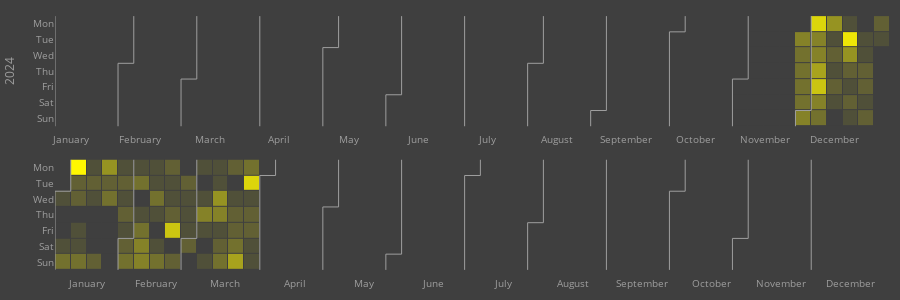

The code cell stored with this chart in its notebook:
### Code cell
custom_colorscale = [
    [0, "#3f3f3f"],  # スケールの最小値に対応する色
    [1, "#fff700"],       # 中間値に対応する色
]

# タイルプロット
fig = calplot(df, x="date", y="value",
              colorscale=custom_colorscale)
fig.update_layout({"yaxis": {"title": "2024"},
                  "plot_bgcolor": "#3f3f3f",
                  "paper_bgcolor": "#3f3f3f"})
fig.update_layout(margin=dict(l=10, r=10, t=10, b=10))
fig.write_html("html_figures/personal.html")
fig

### Figure 1 — Plotly figure (JSON) as saved in the notebook; plotly's stock layout.template omitted (floating-point values rounded to 4 significant figures; data arrays with more than 128 entries replaced by an {"elided": "..."} marker saying what was removed)
{"data": [{"colorscale": [[0, "#3f3f3f"], [1, "#fff700"]], "customdata": {"elided": "366x2 str values"}, "hovertemplate": "%{customdata[0]} <br>Week=%{x} <br>%{customdata[1]}=%{z}", "name": "2024", "showscale": false, "type": "heatmap", "x": {"elided": "366 int values"}, "xaxis": "x", "xgap": 1, "y": {"elided": "366 int values"}, "yaxis": "y", "ygap": 1, "z": {"elided": "366 int values"}, "zmax": 11, "zmin": 0}, {"hoverinfo": "skip", "line": {"color": "#9e9e9e", "width": 1}, "mode": "lines", "type": "scatter", "x": [0.5, 0.5], "xaxis": "x", "y": [-0.5, 6.5], "yaxis": "y"}, {"hoverinfo": "skip", "line": {"color": "#9e9e9e", "width": 1}, "mode": "lines", "type": "scatter", "x": [4.5, 4.5], "xaxis": "x", "y": [2.5, 6.5], "yaxis": "y"}, {"hoverinfo": "skip", "line": {"color": "#9e9e9e", "width": 1}, "mode": "lines", "type": "scatter", "x": [4.5, 5.5], "xaxis": "x", "y": [2.5, 2.5], "yaxis": "y"}, {"hoverinfo": "skip", "line": {"color": "#9e9e9e", "width": 1}, "mode": "lines", "type": "scatter", "x": [5.5, 5.5], "xaxis": "x", "y": [2.5, -0.5], "yaxis": "y"}, {"hoverinfo": "skip", "line": {"color": "#9e9e9e", "width": 1}, "mode": "lines", "type": "scatter", "x": [8.5, 8.5], "xaxis": "x", "y": [3.5, 6.5], "yaxis": "y"}, {"hoverinfo": "skip", "line": {"color": "#9e9e9e", "width": 1}, "mode": "lines", "type": "scatter", "x": [8.5, 9.5], "xaxis": "x", "y": [3.5, 3.5], "yaxis": "y"}, {"hoverinfo": "skip", "line": {"color": "#9e9e9e", "width": 1}, "mode": "lines", "type": "scatter", "x": [9.5, 9.5], "xaxis": "x", "y": [3.5, -0.5], "yaxis": "y"}, {"hoverinfo": "skip", "line": {"color": "#9e9e9e", "width": 1}, "mode": "lines", "type": "scatter", "x": [13.5, 13.5], "xaxis": "x", "y": [-0.5, 6.5], "yaxis": "y"}, {"hoverinfo": "skip", "line": {"color": "#9e9e9e", "width": 1}, "mode": "lines", "type": "scatter", "x": [17.5, 17.5], "xaxis": "x", "y": [1.5, 6.5], "yaxis": "y"}, {"hoverinfo": "skip", "line": {"color": "#9e9e9e", "width": 1}, "mode": "lines", "type": "scatter", "x": [17.5, 18.5], "xaxis": "x", "y": [1.5, 1.5], "yaxis": "y"}, {"hoverinfo": "skip", "line": {"color": "#9e9e9e", "width": 1}, "mode": "lines", "type": "scatter", "x": [18.5, 18.5], "xaxis": "x", "y": [1.5, -0.5], "yaxis": "y"}, {"hoverinfo": "skip", "line": {"color": "#9e9e9e", "width": 1}, "mode": "lines", "type": "scatter", "x": [21.5, 21.5], "xaxis": "x", "y": [4.5, 6.5], "yaxis": "y"}, {"hoverinfo": "skip", "line": {"color": "#9e9e9e", "width": 1}, "mode": "lines", "type": "scatter", "x": [21.5, 22.5], "xaxis": "x", "y": [4.5, 4.5], "yaxis": "y"}, {"hoverinfo": "skip", "line": {"color": "#9e9e9e", "width": 1}, "mode": "lines", "type": "scatter", "x": [22.5, 22.5], "xaxis": "x", "y": [4.5, -0.5], "yaxis": "y"}, {"hoverinfo": "skip", "line": {"color": "#9e9e9e", "width": 1}, "mode": "lines", "type": "scatter", "x": [26.5, 26.5], "xaxis": "x", "y": [-0.5, 6.5], "yaxis": "y"}, {"hoverinfo": "skip", "line": {"color": "#9e9e9e", "width": 1}, "mode": "lines", "type": "scatter", "x": [30.5, 30.5], "xaxis": "x", "y": [2.5, 6.5], "yaxis": "y"}, {"hoverinfo": "skip", "line": {"color": "#9e9e9e", "width": 1}, "mode": "lines", "type": "scatter", "x": [30.5, 31.5], "xaxis": "x", "y": [2.5, 2.5], "yaxis": "y"}, {"hoverinfo": "skip", "line": {"color": "#9e9e9e", "width": 1}, "mode": "lines", "type": "scatter", "x": [31.5, 31.5], "xaxis": "x", "y": [2.5, -0.5], "yaxis": "y"}, {"hoverinfo": "skip", "line": {"color": "#9e9e9e", "width": 1}, "mode": "lines", "type": "scatter", "x": [34.5, 34.5], "xaxis": "x", "y": [5.5, 6.5], "yaxis": "y"}, {"hoverinfo": "skip", "line": {"color": "#9e9e9e", "width": 1}, "mode": "lines", "type": "scatter", "x": [34.5, 35.5], "xaxis": "x", "y": [5.5, 5.5], "yaxis": "y"}, {"hoverinfo": "skip", "line": {"color": "#9e9e9e", "width": 1}, "mode": "lines", "type": "scatter", "x": [35.5, 35.5], "xaxis": "x", "y": [5.5, -0.5], "yaxis": "y"}, {"hoverinfo": "skip", "line": {"color": "#9e9e9e", "width": 1}, "mode": "lines", "type": "scatter", "x": [39.5, 39.5], "xaxis": "x", "y": [0.5, 6.5], "yaxis": "y"}, {"hoverinfo": "skip", "line": {"color": "#9e9e9e", "width": 1}, "mode": "lines", "type": "scatter", "x": [39.5, 40.5], "xaxis": "x", "y": [0.5, 0.5], "yaxis": "y"}, {"hoverinfo": "skip", "line": {"color": "#9e9e9e", "width": 1}, "mode": "lines", "type": "scatter", "x": [40.5, 40.5], "xaxis": "x", "y": [0.5, -0.5], "yaxis": "y"}, {"hoverinfo": "skip", "line": {"color": "#9e9e9e", "width": 1}, "mode": "lines", "type": "scatter", "x": [43.5, 43.5], "xaxis": "x", "y": [3.5, 6.5], "yaxis": "y"}, {"hoverinfo": "skip", "line": {"color": "#9e9e9e", "width": 1}, "mode": "lines", "type": "scatter", "x": [43.5, 44.5], "xaxis": "x", "y": [3.5, 3.5], "yaxis": "y"}, {"hoverinfo": "skip", "line": {"color": "#9e9e9e", "width": 1}, "mode": "lines", "type": "scatter", "x": [44.5, 44.5], "xaxis": "x", "y": [3.5, -0.5], "yaxis": "y"}, {"hoverinfo": "skip", "line": {"color": "#9e9e9e", "width": 1}, "mode": "lines", "type": "scatter", "x": [47.5, 47.5], "xaxis": "x", "y": [5.5, 6.5], "yaxis": "y"}, {"hoverinfo": "skip", "line": {"color": "#9e9e9e", "width": 1}, "mode": "lines", "type": "scatter", "x": [47.5, 48.5], "xaxis": "x", "y": [5.5, 5.5], "yaxis": "y"}, {"hoverinfo": "skip", "line": {"color": "#9e9e9e", "width": 1}, "mode": "lines", "type": "scatter", "x": [48.5, 48.5], "xaxis": "x", "y": [5.5, -0.5], "yaxis": "y"}, {"colorscale": [[0, "#3f3f3f"], [1, "#fff700"]], "customdata": {"elided": "365x2 str values"}, "hovertemplate": "%{customdata[0]} <br>Week=%{x} <br>%{customdata[1]}=%{z}", "name": "2025", "showscale": false, "type": "heatmap", "x": {"elided": "365 int values"}, "xaxis": "x2", "xgap": 1, "y": {"elided": "365 int values"}, "yaxis": "y2", "ygap": 1, "z": {"elided": "365 int values"}, "zmax": 11, "zmin": 0}, {"hoverinfo": "skip", "line": {"color": "#9e9e9e", "width": 1}, "mode": "lines", "type": "scatter", "x": [-0.5, -0.5], "xaxis": "x2", "y": [1.5, 6.5], "yaxis": "y2"}, {"hoverinfo": "skip", "line": {"color": "#9e9e9e", "width": 1}, "mode": "lines", "type": "scatter", "x": [-0.5, 0.5], "xaxis": "x2", "y": [1.5, 1.5], "yaxis": "y2"}, {"hoverinfo": "skip", "line": {"color": "#9e9e9e", "width": 1}, "mode": "lines", "type": "scatter", "x": [0.5, 0.5], "xaxis": "x2", "y": [1.5, -0.5], "yaxis": "y2"}, {"hoverinfo": "skip", "line": {"color": "#9e9e9e", "width": 1}, "mode": "lines", "type": "scatter", "x": [3.5, 3.5], "xaxis": "x2", "y": [4.5, 6.5], "yaxis": "y2"}, {"hoverinfo": "skip", "line": {"color": "#9e9e9e", "width": 1}, "mode": "lines", "type": "scatter", "x": [3.5, 4.5], "xaxis": "x2", "y": [4.5, 4.5], "yaxis": "y2"}, {"hoverinfo": "skip", "line": {"color": "#9e9e9e", "width": 1}, "mode": "lines", "type": "scatter", "x": [4.5, 4.5], "xaxis": "x2", "y": [4.5, -0.5], "yaxis": "y2"}, {"hoverinfo": "skip", "line": {"color": "#9e9e9e", "width": 1}, "mode": "lines", "type": "scatter", "x": [7.5, 7.5], "xaxis": "x2", "y": [4.5, 6.5], "yaxis": "y2"}, {"hoverinfo": "skip", "line": {"color": "#9e9e9e", "width": 1}, "mode": "lines", "type": "scatter", "x": [7.5, 8.5], "xaxis": "x2", "y": [4.5, 4.5], "yaxis": "y2"}, {"hoverinfo": "skip", "line": {"color": "#9e9e9e", "width": 1}, "mode": "lines", "type": "scatter", "x": [8.5, 8.5], "xaxis": "x2", "y": [4.5, -0.5], "yaxis": "y2"}, {"hoverinfo": "skip", "line": {"color": "#9e9e9e", "width": 1}, "mode": "lines", "type": "scatter", "x": [12.5, 12.5], "xaxis": "x2", "y": [0.5, 6.5], "yaxis": "y2"}, {"hoverinfo": "skip", "line": {"color": "#9e9e9e", "width": 1}, "mode": "lines", "type": "scatter", "x": [12.5, 13.5], "xaxis": "x2", "y": [0.5, 0.5], "yaxis": "y2"}, {"hoverinfo": "skip", "line": {"color": "#9e9e9e", "width": 1}, "mode": "lines", "type": "scatter", "x": [13.5, 13.5], "xaxis": "x2", "y": [0.5, -0.5], "yaxis": "y2"}, {"hoverinfo": "skip", "line": {"color": "#9e9e9e", "width": 1}, "mode": "lines", "type": "scatter", "x": [16.5, 16.5], "xaxis": "x2", "y": [2.5, 6.5], "yaxis": "y2"}, {"hoverinfo": "skip", "line": {"color": "#9e9e9e", "width": 1}, "mode": "lines", "type": "scatter", "x": [16.5, 17.5], "xaxis": "x2", "y": [2.5, 2.5], "yaxis": "y2"}, {"hoverinfo": "skip", "line": {"color": "#9e9e9e", "width": 1}, "mode": "lines", "type": "scatter", "x": [17.5, 17.5], "xaxis": "x2", "y": [2.5, -0.5], "yaxis": "y2"}, {"hoverinfo": "skip", "line": {"color": "#9e9e9e", "width": 1}, "mode": "lines", "type": "scatter", "x": [20.5, 20.5], "xaxis": "x2", "y": [5.5, 6.5], "yaxis": "y2"}, {"hoverinfo": "skip", "line": {"color": "#9e9e9e", "width": 1}, "mode": "lines", "type": "scatter", "x": [20.5, 21.5], "xaxis": "x2", "y": [5.5, 5.5], "yaxis": "y2"}, {"hoverinfo": "skip", "line": {"color": "#9e9e9e", "width": 1}, "mode": "lines", "type": "scatter", "x": [21.5, 21.5], "xaxis": "x2", "y": [5.5, -0.5], "yaxis": "y2"}, {"hoverinfo": "skip", "line": {"color": "#9e9e9e", "width": 1}, "mode": "lines", "type": "scatter", "x": [25.5, 25.5], "xaxis": "x2", "y": [0.5, 6.5], "yaxis": "y2"}, {"hoverinfo": "skip", "line": {"color": "#9e9e9e", "width": 1}, "mode": "lines", "type": "scatter", "x": [25.5, 26.5], "xaxis": "x2", "y": [0.5, 0.5], "yaxis": "y2"}, {"hoverinfo": "skip", "line": {"color": "#9e9e9e", "width": 1}, "mode": "lines", "type": "scatter", "x": [26.5, 26.5], "xaxis": "x2", "y": [0.5, -0.5], "yaxis": "y2"}, {"hoverinfo": "skip", "line": {"color": "#9e9e9e", "width": 1}, "mode": "lines", "type": "scatter", "x": [29.5, 29.5], "xaxis": "x2", "y": [3.5, 6.5], "yaxis": "y2"}, {"hoverinfo": "skip", "line": {"color": "#9e9e9e", "width": 1}, "mode": "lines", "type": "scatter", "x": [29.5, 30.5], "xaxis": "x2", "y": [3.5, 3.5], "yaxis": "y2"}, {"hoverinfo": "skip", "line": {"color": "#9e9e9e", "width": 1}, "mode": "lines", "type": "scatter", "x": [30.5, 30.5], "xaxis": "x2", "y": [3.5, -0.5], "yaxis": "y2"}, {"hoverinfo": "skip", "line": {"color": "#9e9e9e", "width": 1}, "mode": "lines", "type": "scatter", "x": [34.5, 34.5], "xaxis": "x2", "y": [-0.5, 6.5], "yaxis": "y2"}, {"hoverinfo": "skip", "line": {"color": "#9e9e9e", "width": 1}, "mode": "lines", "type": "scatter", "x": [38.5, 38.5], "xaxis": "x2", "y": [1.5, 6.5], "yaxis": "y2"}, {"hoverinfo": "skip", "line": {"color": "#9e9e9e", "width": 1}, "mode": "lines", "type": "scatter", "x": [38.5, 39.5], "xaxis": "x2", "y": [1.5, 1.5], "yaxis": "y2"}, {"hoverinfo": "skip", "line": {"color": "#9e9e9e", "width": 1}, "mode": "lines", "type": "scatter", "x": [39.5, 39.5], "xaxis": "x2", "y": [1.5, -0.5], "yaxis": "y2"}, {"hoverinfo": "skip", "line": {"color": "#9e9e9e", "width": 1}, "mode": "lines", "type": "scatter", "x": [42.5, 42.5], "xaxis": "x2", "y": [4.5, 6.5], "yaxis": "y2"}, {"hoverinfo": "skip", "line": {"color": "#9e9e9e", "width": 1}, "mode": "lines", "type": "scatter", "x": [42.5, 43.5], "xaxis": "x2", "y": [4.5, 4.5], "yaxis": "y2"}, {"hoverinfo": "skip", "line": {"color": "#9e9e9e", "width": 1}, "mode": "lines", "type": "scatter", "x": [43.5, 43.5], "xaxis": "x2", "y": [4.5, -0.5], "yaxis": "y2"}, {"hoverinfo": "skip", "line": {"color": "#9e9e9e", "width": 1}, "mode": "lines", "type": "scatter", "x": [47.5, 47.5], "xaxis": "x2", "y": [-0.5, 6.5], "yaxis": "y2"}], "layout": {"font": {"color": "#9e9e9e", "size": 10}, "height": 300, "margin": {"b": 10, "l": 10, "r": 10, "t": 10}, "paper_bgcolor": "#3f3f3f", "plot_bgcolor": "#3f3f3f", "showlegend": false, "title": {"text": ""}, "xaxis": {"anchor": "y", "domain": [0, 1], "showgrid": false, "showline": false, "tickmode": "array", "ticktext": ["January", "February", "March", "April", "May", "June", "July", "August", "September", "October", "November", "December"], "tickvals": [1.5, 5.909, 10.32, 14.73, 19.14, 23.55, 27.95, 32.36, 36.77, 41.18, 45.59, 50], "zeroline": false}, "xaxis2": {"anchor": "y2", "domain": [0, 1], "showgrid": false, "showline": false, "tickmode": "array", "ticktext": ["January", "February", "March", "April", "May", "June", "July", "August", "September", "October", "November", "December"], "tickvals": [1.5, 5.909, 10.32, 14.73, 19.14, 23.55, 27.95, 32.36, 36.77, 41.18, 45.59, 50], "zeroline": false}, "yaxis": {"anchor": "x", "autorange": "reversed", "domain": [0.54, 1], "showgrid": false, "showline": false, "tickmode": "array", "ticktext": ["Mon", "Tue", "Wed", "Thu", "Fri", "Sat", "Sun"], "tickvals": [0, 1, 2, 3, 4, 5, 6], "title": {"text": "2024"}, "zeroline": false}, "yaxis2": {"anchor": "x2", "autorange": "reversed", "domain": [0, 0.46], "showgrid": false, "showline": false, "tickmode": "array", "ticktext": ["Mon", "Tue", "Wed", "Thu", "Fri", "Sat", "Sun"], "tickvals": [0, 1, 2, 3, 4, 5, 6], "zeroline": false}}}
